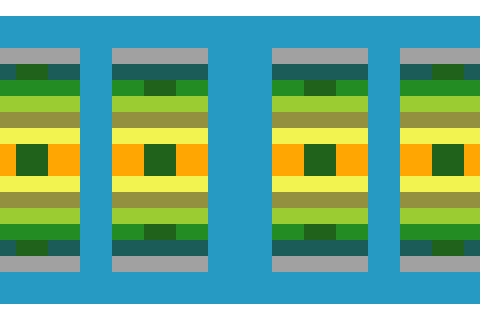

Rendered tile map (Tiled .tmx) drawn with the repository's tilesets; below, a short description and the full map source, tile grids included:
An orthogonal 30x20 tile map with 16x16 px tiles, 1 tile layer (Tile Layer 1).

<map version="1.9" tiledversion="1.9.2" orientation="orthogonal" renderorder="right-down" width="30" height="20" tilewidth="16" tileheight="16" infinite="0" nextlayerid="2" nextobjectid="1">
 <tileset firstgid="1" source="tileset.tsx" />
 <layer id="1" name="Tile Layer 1" width="30" height="20">
  <data encoding="csv">
1,1,1,1,1,1,1,1,1,1,1,1,1,1,1,1,1,1,1,1,1,1,1,1,1,1,1,1,1,1,
10,10,10,10,10,10,10,10,10,10,10,10,10,10,10,10,10,10,10,10,10,10,10,10,10,10,10,10,10,10,
10,10,10,10,10,10,10,10,10,10,10,10,10,10,10,10,10,10,10,10,10,10,10,10,10,10,10,10,10,10,
2,2,2,2,2,10,10,2,2,2,2,2,2,10,10,10,10,2,2,2,2,2,2,10,10,2,2,2,2,2,
3,9,9,3,3,10,10,3,3,3,3,3,3,10,10,10,10,3,3,3,3,3,3,10,10,3,3,9,9,3,
4,4,4,4,4,10,10,4,4,9,9,4,4,10,10,10,10,4,4,9,9,4,4,10,10,4,4,4,4,4,
5,5,5,5,5,10,10,5,5,5,5,5,5,10,10,10,10,5,5,5,5,5,5,10,10,5,5,5,5,5,
6,6,6,6,6,10,10,6,6,6,6,6,6,10,10,10,10,6,6,6,6,6,6,10,10,6,6,6,6,6,
7,7,7,7,7,10,10,7,7,7,7,7,7,10,10,10,10,7,7,7,7,7,7,10,10,7,7,7,7,7,
8,9,9,8,8,10,10,8,8,9,9,8,8,10,10,10,10,8,8,9,9,8,8,10,10,8,8,9,9,8,
8,9,9,8,8,10,10,8,8,9,9,8,8,10,10,10,10,8,8,9,9,8,8,10,10,8,8,9,9,8,
7,7,7,7,7,10,10,7,7,7,7,7,7,10,10,10,10,7,7,7,7,7,7,10,10,7,7,7,7,7,
6,6,6,6,6,10,10,6,6,6,6,6,6,10,10,10,10,6,6,6,6,6,6,10,10,6,6,6,6,6,
5,5,5,5,5,10,10,5,5,5,5,5,5,10,10,10,10,5,5,5,5,5,5,10,10,5,5,5,5,5,
4,4,4,4,4,10,10,4,4,9,9,4,4,10,10,10,10,4,4,9,9,4,4,10,10,4,4,4,4,4,
3,9,9,3,3,10,10,3,3,3,3,3,3,10,10,10,10,3,3,3,3,3,3,10,10,3,3,9,9,3,
2,2,2,2,2,10,10,2,2,2,2,2,2,10,10,10,10,2,2,2,2,2,2,10,10,2,2,2,2,2,
10,10,10,10,10,10,10,10,10,10,10,10,10,10,10,10,10,10,10,10,10,10,10,10,10,10,10,10,10,10,
10,10,10,10,10,10,10,10,10,10,10,10,10,10,10,10,10,10,10,10,10,10,10,10,10,10,10,10,10,10,
1,1,1,1,1,1,1,1,1,1,1,1,1,1,1,1,1,1,1,1,1,1,1,1,1,1,1,1,1,1
</data>
 </layer>
</map>